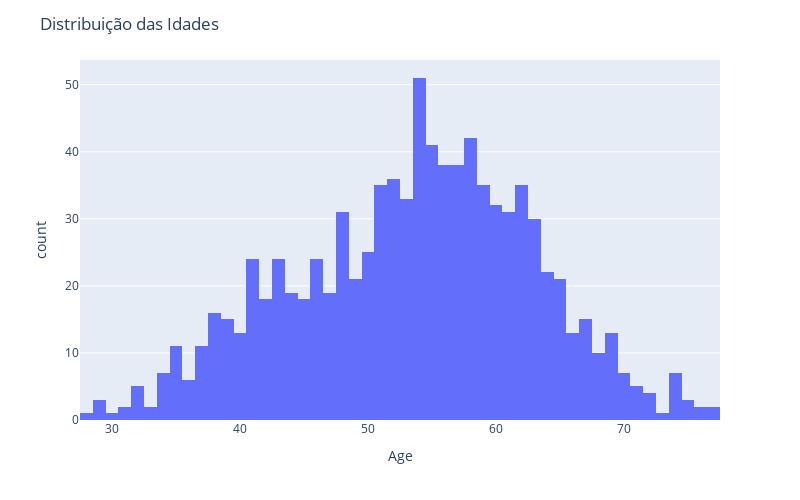

Notebook code for this chart:
### Code cell
# import plotly.io as pio

hist1 = px.histogram(dados, x="Age", nbins=60)
hist1.update_layout(width=800, height=500, title_text="Distribuição das Idades")
hist1.show()

### Figure 1 — Plotly figure (JSON) as saved in the notebook; plotly's stock layout.template omitted (floating-point values rounded to 4 significant figures; data arrays with more than 128 entries replaced by an {"elided": "..."} marker saying what was removed)
{"data": [{"bingroup": "x", "hovertemplate": "Age=%{x}<br>count=%{y}<extra></extra>", "legendgroup": "", "marker": {"color": "#636efa", "pattern": {"shape": ""}}, "name": "", "nbinsx": 60, "orientation": "v", "showlegend": false, "type": "histogram", "x": {"elided": "918 int values"}, "xaxis": "x", "yaxis": "y"}], "layout": {"barmode": "relative", "height": 500, "legend": {"tracegroupgap": 0}, "margin": {"t": 60}, "title": {"text": "Distribuição das Idades"}, "width": 800, "xaxis": {"anchor": "y", "domain": [0, 1], "title": {"text": "Age"}}, "yaxis": {"anchor": "x", "domain": [0, 1], "title": {"text": "count"}}}}
